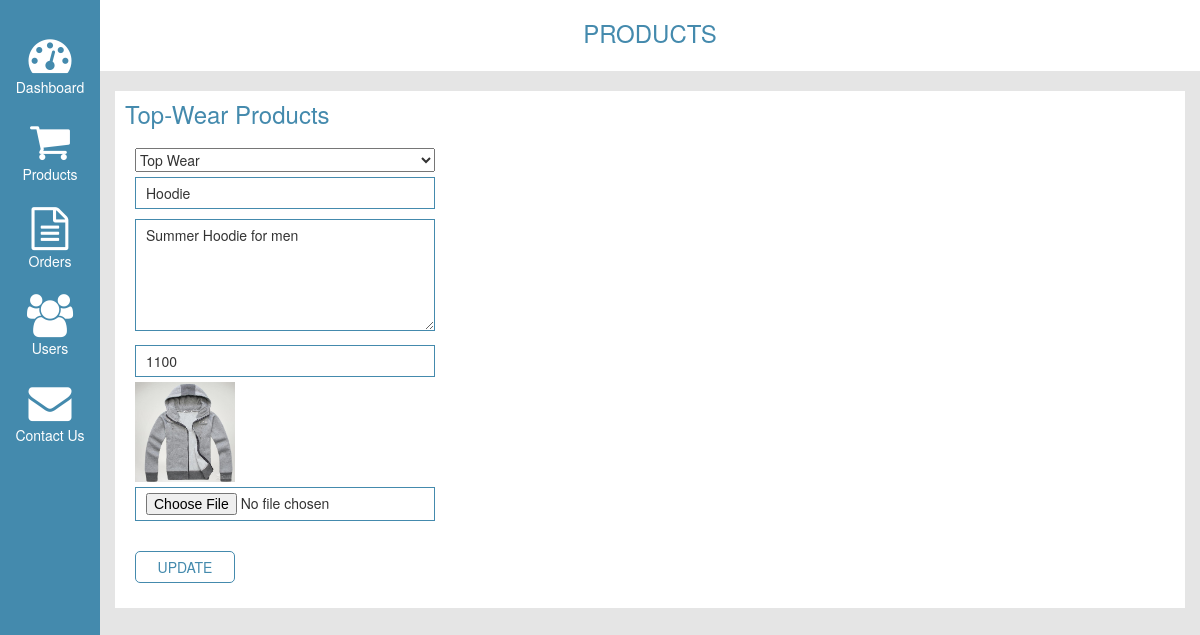
The app's page /admin/updateProduct.php?id=1 with its own data.
### tables this page shows
CREATE TABLE `products` (
  `product_id` int(11) NOT NULL,
  `category_id` int(11) NOT NULL,
  `product_name` varchar(255) NOT NULL,
  `product_desc` text NOT NULL,
  `product_rate` int(11) NOT NULL,
  `product_image` varchar(255) NOT NULL
);

### include/classes/class.admin.php (called while the page is built, shortened)
<?php
class ADMIN
{
	private $conn;
	public function __construct()
	{
		$database = new Database();
		$db = $database->dbConn();
		$this->conn = $db;
    }
	public function runQuery($sql)
	{
		$stmt = $this->conn->prepare($sql);
		return $stmt;
	}
}

### admin/updateProduct.php (the view, shortened to what this page needs)
<?php
include ("header.php");
?>
<div class="col-xs-12 col-sm-11 col-md-11 no-padding main-title">
    <h3>products</h3>
</div>
<div class="col-xs-12 col-sm-11 col-md-11">
    <div class="db-contents">
        <h3>top-wear products</h3>
        <?php
            require_once '../include/classes/class.admin.php';
            $admin=new ADMIN;
            $id = $_GET['id'];
				$result = $admin->runQuery(" SELECT * FROM products where product_id='$id'");
				$result->execute();
				while($row = $result->fetch(PDO::FETCH_ASSOC)){
					$cat_id = $row['category_id'];
					$product_name = $row['product_name'];
                    $description = $row['product_desc'];
					$product_rate = $row['product_rate'];
                    $product_image = $row['product_image'];
				}
			?>
        <form method="post" enctype="multipart/form-data">
            <select name="cat_id" id="cat_id" style="width:300px;">
						<?php
							$sql1 = "SELECT * FROM category";
							$result1 = $admin->runQuery($sql1);
							$result1->execute();
							while ($row = $result1->fetch(PDO::FETCH_ASSOC)) {
								if ($cat_id == $row['cat_id']) {
									echo "<option value='" . $cat_id . "' selected>" . $row['cat_name'] . "</option>";
								} else {
									echo "<option value='" . $cat_id . "'>" . $row['cat_name'] . "</option>";
								}
							}
						?>
			</select><br />
            <input type="text" name="prod_name" value="<?php echo $product_name?>" /><br />
            <textarea placeholder="Product description" name="prod_desc" rows="5"><?php echo $description ?></textarea><br />
            <input type="text" name="prod_rate" value="<?php echo $product_rate ?>" /><br />
            <?php echo "<img height='100' width='100' src='../assests/images/$product_image'>";?><input type="file" name="prod_image" value="photo" /><br />
            <input type="submit" name="update" value="UPDATE" />
        </form>
    </div>
</div>
<?php
include ("footer.php");
?>

### assests/css/dashboardStyle.css (style rules this page uses)
body { font-family: 'Raleway', sans-serif; background: #e5e5e5!important; }
.no-padding { padding-left: 0!important; padding-right:0!important; }
.main-title { background: #ffffff; text-align:center; padding-bottom:15px; }
.main-title h3 { text-transform: uppercase; color:#448aad; }
.db-contents { background: #ffffff; padding-bottom:20px; }
.db-contents h3 { text-transform: capitalize; color:#448aad; padding:10px; }
form { padding:0 20px; }
.db-contents form input, .db-contents form textarea { width:300px; padding:5px 10px; margin:5px 0; border:1px solid #448aad; }
.db-contents form input:last-child { width:100px; border-radius:5px; color:#448aad; background: #ffffff; }

### records on screen
products: prod_name "Hoodie", prod_desc "Summer Hoodie for men", prod_rate "1100", product_image (picture)

### other values on screen
form field cat_id "Top Wear"
